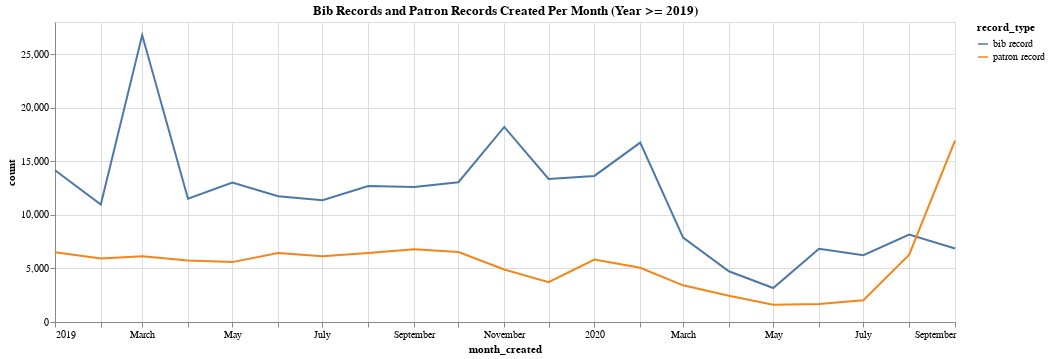

Write notebook code for a chart like this one.
### Code cell
'''
Plot bib and patron record ... rembering to filter out the item records!
'''

source = df[(df['month_created'] >= '2019') 
            & (df['record_type'].isin(['bib record', 'patron record'])) ]

bib_v_patron = alt.Chart(source).mark_line().encode(
    x='month_created:T',
    y='count',
    color='record_type',
    tooltip=['month_created:T', 'count', 'record_type']
).properties(
    title='Bib Records and Patron Records Created Per Month (Year >= 2019)',
    width=900
)

# display the chart
bib_v_patron

### Figure 1 — Vega-Lite specification as saved in the notebook (floating-point values rounded to 4 significant figures)
{"config": {"view": {"continuousWidth": 400, "continuousHeight": 300}}, "data": {"name": "data-316527dea7cc245d2292bc1e576bfea4"}, "mark": "line", "encoding": {"color": {"type": "nominal", "field": "record_type"}, "tooltip": [{"type": "temporal", "field": "month_created"}, {"type": "quantitative", "field": "count"}, {"type": "nominal", "field": "record_type"}], "x": {"type": "temporal", "field": "month_created"}, "y": {"type": "quantitative", "field": "count"}}, "title": "Bib Records and Patron Records Created Per Month (Year >= 2019)", "width": 900, "$schema": "https://vega.github.io/schema/vega-lite/v4.8.1.json", "datasets": {"data-316527dea7cc245d2292bc1e576bfea4": [{"month_created": "2019-01", "record_type": "bib record", "count": 14169}, {"month_created": "2019-01", "record_type": "patron record", "count": 6519}, {"month_created": "2019-02", "record_type": "bib record", "count": 10967}, {"month_created": "2019-02", "record_type": "patron record", "count": 5924}, {"month_created": "2019-03", "record_type": "bib record", "count": 26779}, {"month_created": "2019-03", "record_type": "patron record", "count": 6137}, {"month_created": "2019-04", "record_type": "bib record", "count": 11502}, {"month_created": "2019-04", "record_type": "patron record", "count": 5741}, {"month_created": "2019-05", "record_type": "bib record", "count": 13022}, {"month_created": "2019-05", "record_type": "patron record", "count": 5590}, {"month_created": "2019-06", "record_type": "bib record", "count": 11740}, {"month_created": "2019-06", "record_type": "patron record", "count": 6446}, {"month_created": "2019-07", "record_type": "bib record", "count": 11357}, {"month_created": "2019-07", "record_type": "patron record", "count": 6137}, {"month_created": "2019-08", "record_type": "bib record", "count": 12688}, {"month_created": "2019-08", "record_type": "patron record", "count": 6430}, {"month_created": "2019-09", "record_type": "bib record", "count": 12592}, {"month_created": "2019-09", "record_type": "patron record", "count": 6794}, {"month_created": "2019-10", "record_type": "bib record", "count": 13048}, {"month_created": "2019-10", "record_type": "patron record", "count": 6531}, {"month_created": "2019-11", "record_type": "bib record", "count": 18204}, {"month_created": "2019-11", "record_type": "patron record", "count": 4898}, {"month_created": "2019-12", "record_type": "bib record", "count": 13353}, {"month_created": "2019-12", "record_type": "patron record", "count": 3709}, {"month_created": "2020-01", "record_type": "bib record", "count": 13636}, {"month_created": "2020-01", "record_type": "patron record", "count": 5833}, {"month_created": "2020-02", "record_type": "bib record", "count": 16741}, {"month_created": "2020-02", "record_type": "patron record", "count": 5066}, {"month_created": "2020-03", "record_type": "bib record", "count": 7876}, {"month_created": "2020-03", "record_type": "patron record", "count": 3424}, {"month_created": "2020-04", "record_type": "bib record", "count": 4737}, {"month_created": "2020-04", "record_type": "patron record", "count": 2455}, {"month_created": "2020-05", "record_type": "bib record", "count": 3168}, {"month_created": "2020-05", "record_type": "patron record", "count": 1619}, {"month_created": "2020-06", "record_type": "bib record", "count": 6827}, {"month_created": "2020-06", "record_type": "patron record", "count": 1674}, {"month_created": "2020-07", "record_type": "bib record", "count": 6235}, {"month_created": "2020-07", "record_type": "patron record", "count": 2026}, {"month_created": "2020-08", "record_type": "bib record", "count": 8153}, {"month_created": "2020-08", "record_type": "patron record", "count": 6284}, {"month_created": "2020-09", "record_type": "bib record", "count": 6860}, {"month_created": "2020-09", "record_type": "patron record", "count": 16934}]}}
